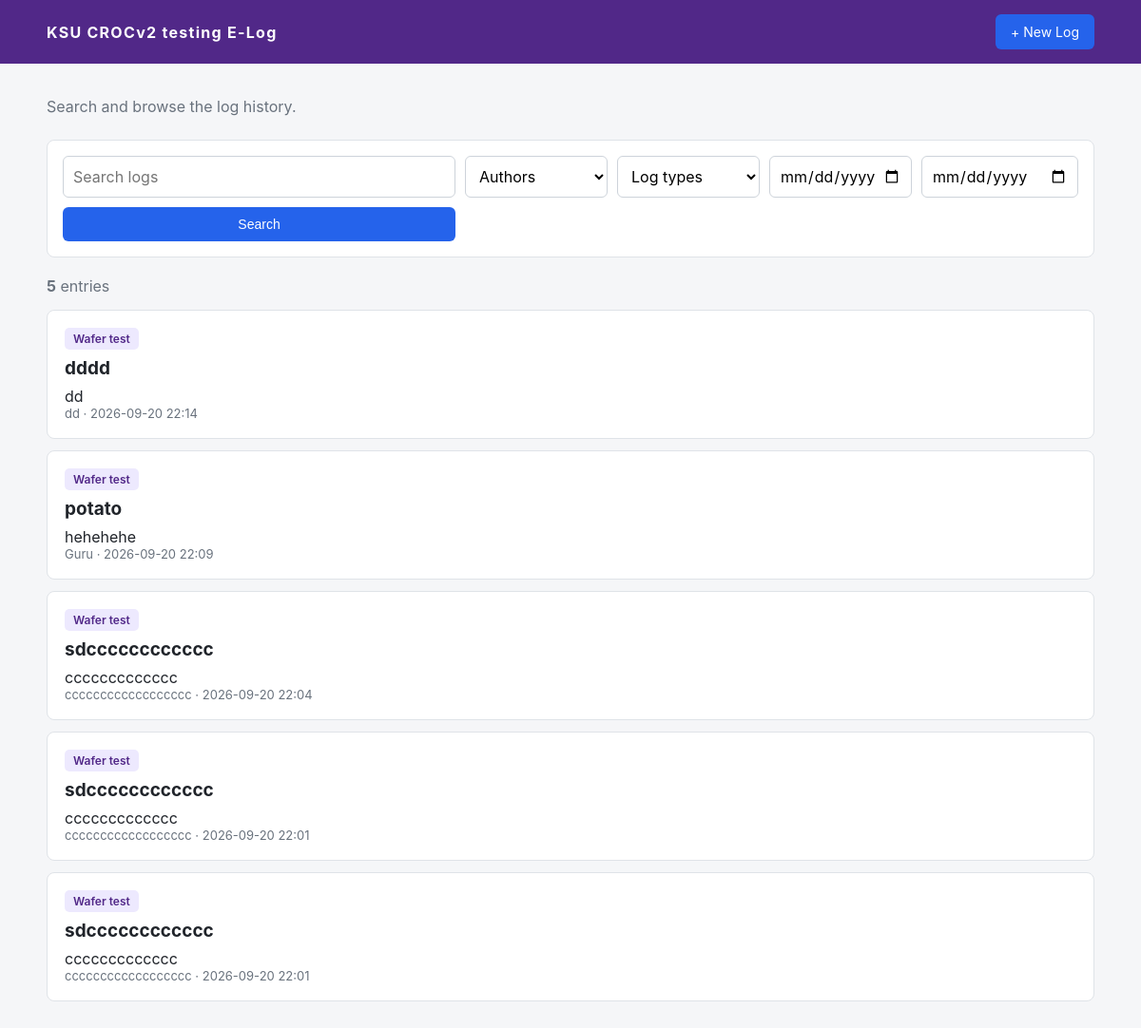
Before: / with the older database file.
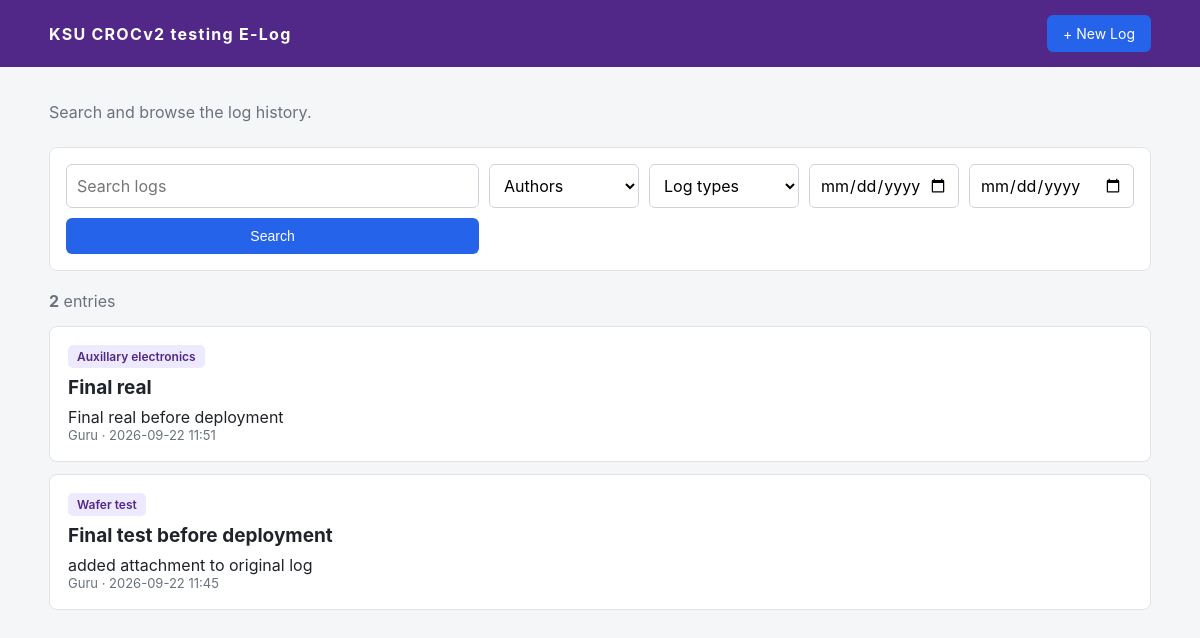
After: the same page with the newer database file.
### app.py (models this page shows)
class LogEntry(db.Model):
	id = db.Column(db.Integer, primary_key=True)
	title = db.Column(db.String(250), nullable=False)
	log_type = db.Column(db.String(50), nullable=False, default="Work")
	subsystem = db.Column(db.String(100), nullable=True)
	result = db.Column(db.Text, nullable=True)
	created_at = db.Column(db.DateTime, nullable=False, default=datetime.now)
	updated_at = db.Column(
		db.DateTime, nullable=False, default=datetime.now, onupdate=datetime.now
	)
	author_id = db.Column(db.Integer, db.ForeignKey("author.id"), nullable=False)

class Author(db.Model):
	id = db.Column(db.Integer, primary_key=True)
	name = db.Column(db.String(120), nullable=False, unique=True)
	email = db.Column(db.String(200), nullable=True)
	logs = db.relationship("LogEntry", backref="author", lazy=True)

### app.py (the view, shortened to what this page needs)
@app.route("/")
def index():
	query = request.args.get("q", "").strip()
	author_id = request.args.get("author", type=int)
	log_type = request.args.get("type", "").strip()
	date_from = request.args.get("date_from", "").strip()
	date_to = request.args.get("date_to", "").strip()
	logs_query = LogEntry.query
	if author_id:
		logs_query = logs_query.filter(LogEntry.author_id == author_id)
	if log_type:
		logs_query = logs_query.filter(LogEntry.log_type == log_type)
	if date_from:
		start_date = datetime.strptime(date_from, "%Y-%m-%d")
		logs_query = logs_query.filter(LogEntry.created_at >= start_date)
	if date_to:
		end_date = datetime.strptime(date_to, "%Y-%m-%d")
		end_date = end_date.replace(hour=23, minute=59, second=59)
		logs_query = logs_query.filter(LogEntry.created_at <= end_date)
	logs = logs_query.order_by(desc(LogEntry.created_at)).all()
	authors = Author.query.order_by(Author.name).all()
	return render_template(
		"index.html",
		logs=logs,
		authors=authors,
		query=query,
		selected_author=author_id,
		selected_type=log_type,
		date_from=date_from,
		date_to=date_to,
	)

### templates/index.html (shortened to what this page needs)
{% extends "base.html" %}
{% block content %}
<div class="page-header">
	<div>
		<p>Search and browse the log history.</p>
	</div>
</div>
<form class="search-panel" method="get">
	<input
		type="text"
		name="q"
		value="{{ query }}"
		placeholder="Search logs"
		autofocus
	>
	<select name="author">
		<option value="">Authors</option>
	</select>
	<select name="type">
		<option value="">Log types</option>
	</select>
	<input
		type="date"
		name="date_from"
		value="{{ date_from }}"
		title="From date"
	>
	<input
		type="date"
		name="date_to"
		value="{{ date_to }}"
		title="To date"
	>
	<button type="submit">Search</button>
</form>
<div class="results-header">
	<strong>{{ logs|length }}</strong> entr{{ "y" if logs|length == 1 else "ies" }}
</div>
{% if logs %}
	<div class="log-list">
		{% for entry in logs %}
		<a class="log-card" href="{{ url_for('view_log', log_id=entry.id) }}">
			<div class="log-card-top">
				<span class="type">{{ entry.log_type }}</span>
			</div>
			<h2>{{ entry.title }}</h2>
			<div>
				{{ entry.result[:150] }}{% if entry.result|length > 150 %}...{% endif %}
			</div>
			<div class="metadata">
				{{ entry.author.name }}
				· {{ entry.created_at.strftime("%Y-%m-%d %H:%M") }}
			</div>
		</a>
		{% endfor %}
	</div>
{% else %}
	<div class="empty">
		<h2>No logs found</h2>
		<p>Try a different search or create the first entry.</p>
		<a class="button" href="{{ url_for('new_log') }}">Create Log</a>
	</div>
{% endif %}
{% endblock %}

### templates/base.html (shortened to what this page needs)
<!doctype html>
<html lang="en">
<head>
    <link rel="stylesheet" href="{{ url_for('static', filename='style.css') }}">
</head>
<body>
<header>
    <div class="header-inner">
        <a class="logo" href="{{ url_for('index') }}">KSU CROCv2 testing E-Log</a>
        <nav>
            <a class="button" href="{{ url_for('new_log') }}">+ New Log</a>
        </nav>
    </div>
</header>
<main>
    {% block content %}{% endblock %}
</main>
</body>
</html>

### static/style.css (style rules this page uses)
* { box-sizing: border-box; }
body { margin: 0; background: #f5f6f8; color: #20242a; font-family: -apple-system, BlinkMacSystemFont, "Segoe UI", Arial, sans-serif; }
header { background: #512888; color: white; }
.header-inner { max-width: 1150px; margin: auto; padding: 15px 24px; display: flex; justify-content: space-between; align-items: center; }
.logo { color: white; text-decoration: none; font-weight: 700; letter-spacing: .08em; }
nav { display: flex; align-items: center; gap: 20px; }
nav a { color: white; text-decoration: none; }
main { max-width: 1150px; margin: 35px auto; padding: 0 24px 60px; }
.page-header, .entry-header { display: flex; justify-content: space-between; align-items: flex-start; gap: 20px; margin-bottom: 25px; }
h2 { margin-top: 0; }
.page-header p { margin: 0; color: #69727d; }
.button, button { display: inline-block; border: 0; border-radius: 6px; background: #2563eb; color: white; padding: 10px 16px; text-decoration: none; cursor: pointer; font-size: 14px; }
.search-panel { background: white; padding: 16px; border-radius: 8px; border: 1px solid #dfe3e8; display: grid; grid-template-columns: 1fr 150px 150px 150px auto; gap: 10px; margin-bottom: 20px; }
input, select, textarea { width: 100%; border: 1px solid #cdd3da; border-radius: 6px; padding: 10px; font: inherit; background: white; }
.search-panel input { min-width: 0; }
.results-header { color: #69727d; margin: 15px 0; }
.log-list { display: grid; gap: 12px; }
.log-card { display: block; background: white; border: 1px solid #dfe3e8; border-radius: 8px; padding: 18px; text-decoration: none; color: inherit; }
.log-card h2 { margin: 8px 0; font-size: 19px; }
.log-card-top { display: flex; justify-content: space-between; gap: 10px; }
.type { display: inline-block; padding: 4px 9px; border-radius: 5px; background: #ede9fe; color: #512888; font-size: 12px; font-weight: 600; }
.metadata { color: #69727d; font-size: 13px; }

Changed rows visible on the page:
removed LogEntry: log_type "Wafer test", title "dddd", result "dd", author.name "dd", created_at "2026-09-20 22:14"
removed LogEntry: log_type "Wafer test", title "potato", result "hehehehe", author.name "Guru", created_at "2026-09-20 22:09"
removed LogEntry: log_type "Wafer test", title "sdcccccccccccc", result "ccccccccccccc", author.name "cccccccccccccccccc", created_at "2026-09-20 22:04"
removed LogEntry: log_type "Wafer test", title "sdcccccccccccc", result "ccccccccccccc", author.name "cccccccccccccccccc", created_at "2026-09-20 22:01"
added LogEntry: log_type "Auxillary electronics", title "Final real", result "Final real before deployment", author.name "Guru", created_at "2026-09-22 11:51"
changed LogEntry "Wafer test": title "sdcccccccccccc" → "Final test before deployment"; result "ccccccccccccc" → "added attachment to original log"; author.name "cccccccccccccccccc" → "Guru"; created_at "2026-09-20 22:01" → "2026-09-22 11:45"
Other visible differences:
{{ logs|length }}: "5" → "2"
